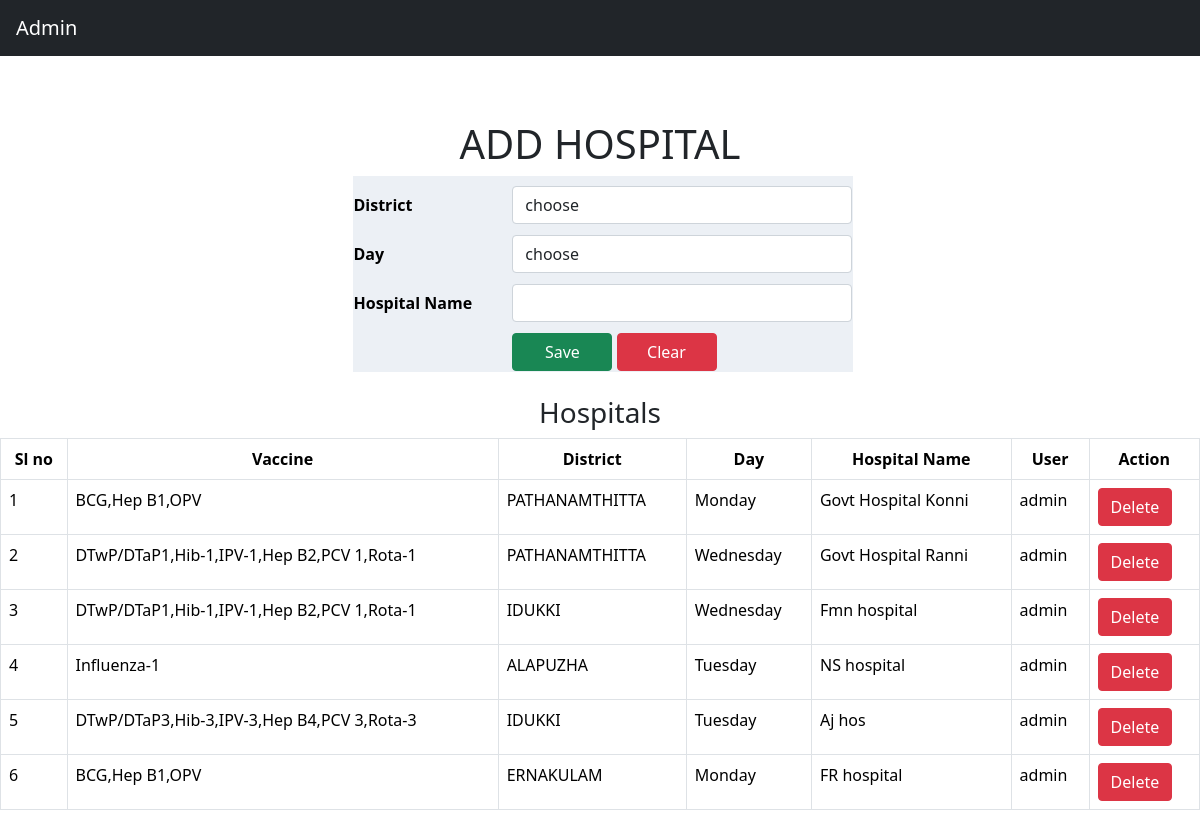
Page /admin/addhospital.php (signed in) on the committed database.
### tables this page shows
CREATE TABLE `tbl_vachospital` (
  `vac_id` int(10) NOT NULL,
  `babycare_id` int(11) NOT NULL,
  `babycare_name` varchar(200) NOT NULL,
  `babycare_des` varchar(700) NOT NULL,
  `babycare_img` varchar(500) NOT NULL,
  `babycare_status` int(10) NOT NULL,
  `Userid` varchar(500) NOT NULL
);

CREATE TABLE `tbl_vaccination` (
  `vac_id` int(200) NOT NULL,
  `vac_age` varchar(200) NOT NULL,
  `vac_des` varchar(500) NOT NULL,
  `vac_status` int(10) NOT NULL
);

### admin/addhospital.php (the view, shortened to what this page needs)
<?php
include 'adminheader.php';
?>
<center><br><br><br><br><br>
  <div class="content-wrapper">
    <section class="content-header">
      <h1>
      ADD HOSPITAL
      </h1>
    </section>
    <section class="content">
      <div class="row">
          <form action="" method="post" enctype="multipart/form-data">
<table border="0" style="background-color: #ecf0f5;font-weight: bold;margin-left: 5px;width:500px">
<tbody>
<tr>
<td>District</td>
<td>
    <select name="title" class="form-control" required="" >
<option value="">choose</option>
</select>
   </td>
</tr>
<tr>
<td>Day</td>
<td><select name="des" class="form-control" required="" >
<option value="">choose</option>
</select>
    </td>
</tr>
<tr>
<td>Hospital Name</td>
<td><input type="text" name="govt" class="form-control"   required="" /></td>
</tr>
<tr>
<td></td>
<td><input type="submit" value="Save" name="save" class="btn btn-success" style="width:100px" />
<input type="reset" value="Clear" class="btn btn-danger"  style="width:100px"  />
</td>
</tr>
</tbody>
        </center>
</table><br>
          </form><br/><br/>
<?php
$query = "select * from tbl_vachospital";
$result = mysqli_query($con, $query);
?>
<br><br><br><br>
<div class="">
    <h3>
        <center>Hospitals</center>
    </h3>
    <table align="center" width="50%" border="0" class="table table-bordered">
        <tr>
            <th > Sl no</th>
            <th>Vaccine</th>
            <th > District</th>
            <th > Day</th>
             <th width> Hospital Name</th>
             <th width> User</th>
            <th  colspan="3"> Action</th>
        </tr>
        <?php
        $count = 0;
        while ($row = mysqli_fetch_assoc($result)) {
            $count++;
        ?>
            <tr>
                <td><?php echo $count ?></td>
                <?php
                $curr_r_id = $row['vac_id'];
                $query_fetch_r_name = " SELECT vac_des FROM tbl_vaccination WHERE vac_id='$curr_r_id'";
                $result_query_fetch_r_name = mysqli_query($con, $query_fetch_r_name);
                $row_r_name = mysqli_fetch_assoc($result_query_fetch_r_name)
                ?>
                <td><?php echo $row_r_name['vac_des'] ?></td>
                <td><?php echo $row['babycare_name'] ?></td>
                <td><?php echo $row['babycare_des'] ?></td>
                <td><?php echo $row['babycare_img'] ?></td>
                <td><?php echo $row['Userid'] ?></td>
                <td colspan="3">
                    <a href= "del_hospital.php?babycare_id=<?php echo $row['babycare_id']; ?>" class='btn btn-danger'>Delete</a></td>
              </tr>
        <?php
        }
        ?>
    </table>
</div>
</body>
</html>

### admin/addhospital.php (style rules this page uses)
th { background-color: #a61f00; color: black; text-align: center }
td { color: black; padding-top: 10px }

### rows in the picture
tbl_vachospital: vac.vac_des "BCG,Hep B1,OPV", babycare_name "PATHANAMTHITTA", babycare_des "Monday", babycare_img "Govt Hospital Konni", Userid "admin"
tbl_vachospital: vac.vac_des "DTwP/DTaP1,Hib-1,IPV-1,Hep B2,PCV 1,Rota-1", babycare_name "PATHANAMTHITTA", babycare_des "Wednesday", babycare_img "Govt Hospital Ranni", Userid "admin"
tbl_vachospital: vac.vac_des "DTwP/DTaP1,Hib-1,IPV-1,Hep B2,PCV 1,Rota-1", babycare_name "IDUKKI", babycare_des "Wednesday", babycare_img "Fmn hospital", Userid "admin"
tbl_vachospital: vac.vac_des "Influenza-1", babycare_name "ALAPUZHA", babycare_des "Tuesday", babycare_img "NS hospital", Userid "admin"
tbl_vachospital: vac.vac_des "DTwP/DTaP3,Hib-3,IPV-3,Hep B4,PCV 3,Rota-3", babycare_name "IDUKKI", babycare_des "Tuesday", babycare_img "Aj hos", Userid "admin"
tbl_vachospital: vac.vac_des "BCG,Hep B1,OPV", babycare_name "ERNAKULAM", babycare_des "Monday", babycare_img "FR hospital", Userid "admin"
